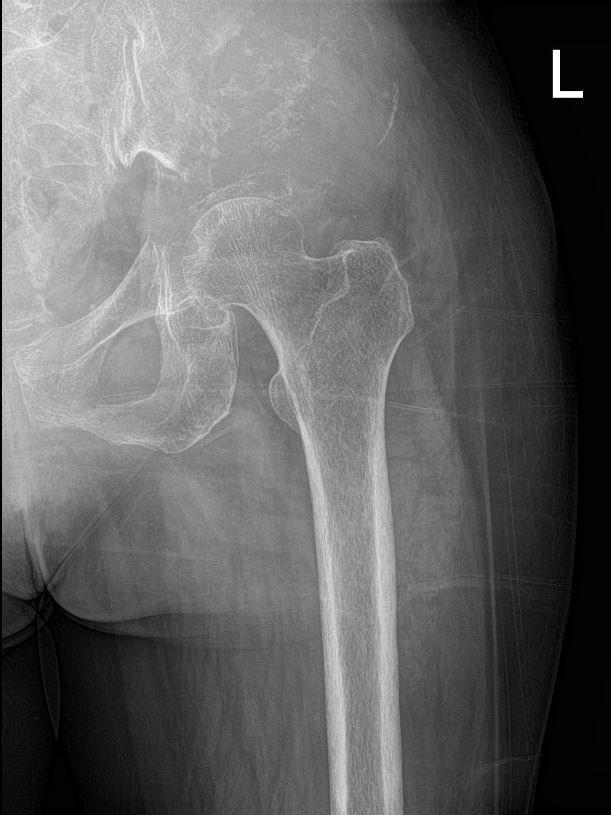
#> input picture data/raw/images/IMG000035.jpeg, 611 x 815 px
$ python -i crop_xray_border.py   (imports and definitions only)
#> lines starting #> are read from the running program, lines starting #| are printed output that depends on the picture; after the words box and inside, x2 and y2 are one past the last pixel; in counts of white or black regions, pixels touching at a corner belong together
#> further down, picture is the input picture: shape (815, 611); min 0, max 255, mean 100.7
from pathlib import Path

import cv2
import numpy as np
import pandas as pd
from tqdm import tqdm


RAW_DIR = Path("data/raw")
IMAGE_DIR = RAW_DIR / "images"
CSV_PATH = RAW_DIR / "dataset.csv"

MASK_DIR = Path("data/processed/masks")

CLEAN_IMAGE_DIR = Path("data/processed/images_clean")
CLEAN_MASK_DIR = Path("data/processed/masks_clean")
REPORT_DIR = Path("data/processed/reports")

# [3 lines not run here, left out]


# [14 lines left out: function find_image_file, not called in this run]


def is_low_information_edge(
    strip: np.ndarray,
    dark_threshold: int = 12,
    bright_threshold: int = 245,
    min_mid_ratio: float = 0.08,
    dark_ratio_threshold: float = 0.55,
    bright_ratio_threshold: float = 0.35,
) -> bool:
    """
    Detect whether an edge strip is likely to be irrelevant border.

    This handles both:
    - black border/background
    - white/saturated border/background

    The decision is image-only and does not use masks.
    """
    if strip.size == 0:
        return False

    strip = strip.astype(np.uint8)

    dark_ratio = float((strip <= dark_threshold).mean())
    bright_ratio = float((strip >= bright_threshold).mean())
    mid_ratio = float(((strip > dark_threshold) & (strip < bright_threshold)).mean())

    # Very dark edge: common black X-ray background
    if dark_ratio >= dark_ratio_threshold and mid_ratio < 0.35:
        return True

    # Very bright/saturated edge: white scanner border / page background
    if bright_ratio >= bright_ratio_threshold and mid_ratio < 0.45:
        return True

    # Edge mostly extreme values, very little useful radiograph content
    if (dark_ratio + bright_ratio) >= 0.80 and mid_ratio <= min_mid_ratio:
        return True

    return False


def is_outer_white_or_gray_frame(
    strip: np.ndarray,
    side: str,
    dark_threshold: int = 25,
    bright_threshold: int = 235,
) -> bool:
    """
    Detect soft white/gray outer frame regions that are not saturated enough
    for the extreme-edge detector.

    This is intentionally conservative because real anatomy can also be bright.
    """
    if strip.size == 0:
        return False

    strip = strip.astype(np.uint8)

    mean_val = float(strip.mean())
    std_val = float(strip.std())
    dark_ratio = float((strip <= dark_threshold).mean())
    bright_ratio = float((strip >= bright_threshold).mean())
    very_bright_ratio = float((strip >= 245).mean())

    # Strong white frame with little dark radiograph content.
    if bright_ratio > 0.45 and dark_ratio < 0.08:
        return True

    # Flat bright/gray frame, including scanner or page-like borders.
    if mean_val > 178 and dark_ratio < 0.03 and std_val < 50:
        return True

    # Horizontal frames can be gray rather than saturated white.
    if side in {"top", "bottom"}:
        if mean_val > 170 and dark_ratio < 0.02 and std_val < 55:
            return True

    # Vertical white frames are often narrow and may include anti-aliased edges.
    if side in {"left", "right"}:
        if mean_val > 185 and dark_ratio < 0.03 and std_val < 55:
            return True
        if very_bright_ratio > 0.25 and dark_ratio < 0.05 and std_val < 85:
            return True

    return False


# [18 lines left out: function is_flat_vertical_frame_extension, not called in this run]


def trim_extreme_edges(
    image_gray: np.ndarray,
    bbox: tuple[int, int, int, int],
    max_trim_ratio: float = 0.20,
    max_vertical_frame_trim_ratio: float = 0.30,
    strip_ratio: float = 0.006,
) -> tuple[int, int, int, int, dict]:
    """
    Refine an image-only bbox by trimming low-information edge artifacts.

    This is designed to remove black/white/gray frame borders from X-ray images.
    It does NOT use mask information.

    Args:
        image_gray: grayscale image
        bbox: initial crop bbox, x1, y1, x2, y2, where x2/y2 are exclusive
        max_trim_ratio: maximum fraction of image size allowed to trim per side
        max_vertical_frame_trim_ratio: extra guarded limit for flat left/right frames
        strip_ratio: strip thickness used to test each edge

    Returns:
        refined bbox and trim metadata
    """
    h, w = image_gray.shape[:2]
    x1, y1, x2, y2 = bbox

    min_crop_w = int(0.25 * w)
    min_crop_h = int(0.25 * h)

    strip = max(4, int(min(h, w) * strip_ratio))

    max_trim_x = int(w * max_trim_ratio)
    max_trim_y = int(h * max_trim_ratio)
    max_vertical_frame_trim_x = int(w * max_vertical_frame_trim_ratio)

    trim_left = 0
    trim_right = 0
    trim_top = 0
    trim_bottom = 0
    extra_trim_left = 0
    extra_trim_right = 0

    # Trim top
    while (
        y1 + strip < y2
        and trim_top < max_trim_y
        and (y2 - (y1 + strip)) >= min_crop_h
    ):
        edge = image_gray[y1 : y1 + strip, x1:x2]
        if not (
            is_low_information_edge(edge)
            or is_outer_white_or_gray_frame(edge, side="top")
        ):
            break
        y1 += strip
        trim_top += strip

    # Trim bottom
    while (
        y2 - strip > y1
        and trim_bottom < max_trim_y
        and ((y2 - strip) - y1) >= min_crop_h
    ):
        edge = image_gray[y2 - strip : y2, x1:x2]
        if not (
            is_low_information_edge(edge)
            or is_outer_white_or_gray_frame(edge, side="bottom")
        ):
            break
        y2 -= strip
        trim_bottom += strip

    # Trim left
    while (
        x1 + strip < x2
        and trim_left < max_trim_x
        and (x2 - (x1 + strip)) >= min_crop_w
    ):
        edge = image_gray[y1:y2, x1 : x1 + strip]
        if not (
            is_low_information_edge(edge)
            or is_outer_white_or_gray_frame(edge, side="left")
        ):
            break
        x1 += strip
        trim_left += strip

    # Trim right
    while (
        x2 - strip > x1
        and trim_right < max_trim_x
        and ((x2 - strip) - x1) >= min_crop_w
    ):
        edge = image_gray[y1:y2, x2 - strip : x2]
        if not (
            is_low_information_edge(edge)
            or is_outer_white_or_gray_frame(edge, side="right")
        ):
            break
        x2 -= strip
        trim_right += strip

    # Extra guarded vertical trim:
    # Some BTXRD images keep a very wide white/gray scanner frame after the
    # regular 20% per-side cap. Only extend left/right trimming when the
    # normal trim already reached the cap and the remaining edge is extremely
    # flat, so real anatomy is unlikely to be removed.
    while (
        x1 + strip < x2
        and trim_left >= max_trim_x
        and trim_left < max_vertical_frame_trim_x
        and (x2 - (x1 + strip)) >= min_crop_w
    ):
        edge = image_gray[y1:y2, x1 : x1 + strip]
        if not is_flat_vertical_frame_extension(edge):
            break
        x1 += strip
        trim_left += strip
        extra_trim_left += strip

    while (
        x2 - strip > x1
        and trim_right >= max_trim_x
        and trim_right < max_vertical_frame_trim_x
        and ((x2 - strip) - x1) >= min_crop_w
    ):
        edge = image_gray[y1:y2, x2 - strip : x2]
        if not is_flat_vertical_frame_extension(edge):
            break
        x2 -= strip
        trim_right += strip
        extra_trim_right += strip

    meta = {
        "edge_trim_top": trim_top,
        "edge_trim_bottom": trim_bottom,
        "edge_trim_left": trim_left,
        "edge_trim_right": trim_right,
        "edge_trim_total": trim_top + trim_bottom + trim_left + trim_right,
        "extra_vertical_frame_trim_left": extra_trim_left,
        "extra_vertical_frame_trim_right": extra_trim_right,
        "extra_vertical_frame_trim_total": extra_trim_left + extra_trim_right,
    }

    return x1, y1, x2, y2, meta


def detect_foreground_bbox(
    image_gray: np.ndarray,
    margin_ratio: float = 0.03,
    min_area_ratio: float = 0.05,
) -> tuple[int, int, int, int, bool, str, dict]:
    """
    Detect the main radiograph foreground and return an image-only crop bbox.

    Important:
    - This function uses only image intensity.
    - It does not use mask information.
    - x2, y2 are exclusive coordinates.

    Returns:
        x1, y1, x2, y2, fallback, reason, edge_trim_meta
    """
#> called with margin_ratio = 0.03, min_area_ratio = 0.05
    h, w = image_gray.shape[:2]
#> h = 815; w = 611

    empty_trim_meta = {
        "edge_trim_top": 0,
        "edge_trim_bottom": 0,
        "edge_trim_left": 0,
        "edge_trim_right": 0,
        "edge_trim_total": 0,
        "extra_vertical_frame_trim_left": 0,
        "extra_vertical_frame_trim_right": 0,
        "extra_vertical_frame_trim_total": 0,
    }

    if h == 0 or w == 0:
        return 0, 0, w, h, True, "invalid_image_size", empty_trim_meta

    # Light denoising
    blur = cv2.GaussianBlur(image_gray, (5, 5), 0)

    # Contrast normalization for more stable thresholding
    norm = cv2.normalize(blur, None, 0, 255, cv2.NORM_MINMAX)

    # Otsu threshold. X-ray foreground is usually brighter than black borders.
    _, binary = cv2.threshold(norm, 0, 255, cv2.THRESH_BINARY + cv2.THRESH_OTSU)
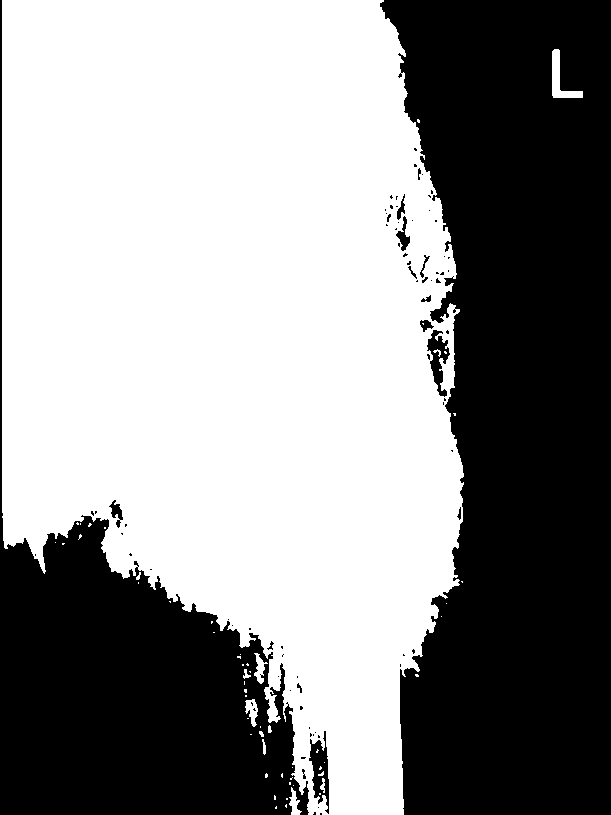
#> binary: shape (815, 611); 56.7% white; 81 black regions (65 under 20 px), largest, box (x1, y1, x2, y2) and area: (380, 0, 611, 815) 146096, (0, 0, 309, 815) 67030, (309, 731, 329, 814) 835

    # Morphological cleanup
    kernel_size = max(3, int(min(h, w) * 0.01))
#> kernel_size = 6
    if kernel_size % 2 == 0:
        kernel_size += 1
#> kernel_size = 7

    kernel = cv2.getStructuringElement(cv2.MORPH_ELLIPSE, (kernel_size, kernel_size))

    binary = cv2.morphologyEx(binary, cv2.MORPH_OPEN, kernel)
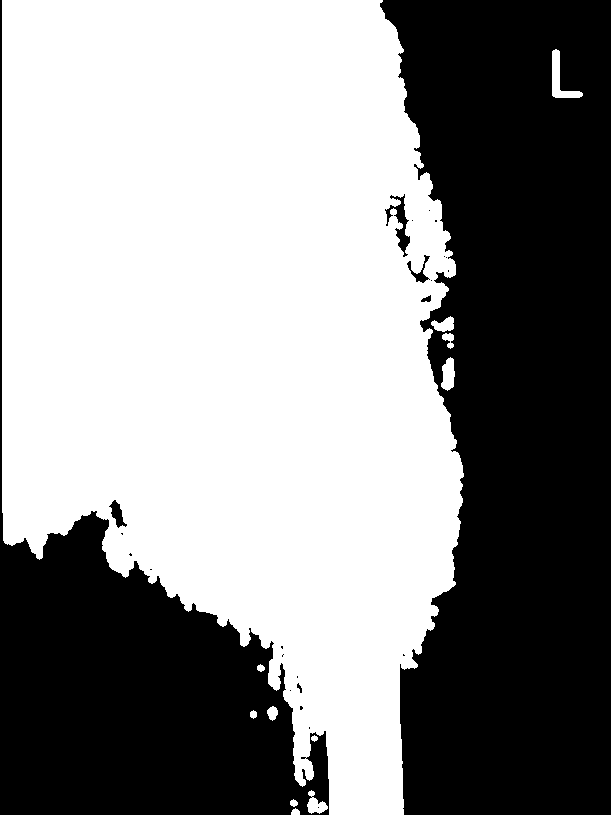
#> binary: shape (815, 611); 56% white; 25 black regions (18 under 20 px), largest, box (x1, y1, x2, y2) and area: (380, 0, 611, 815) 148139, (0, 0, 329, 815) 69785, (385, 194, 410, 257) 520
    binary = cv2.morphologyEx(binary, cv2.MORPH_CLOSE, kernel)
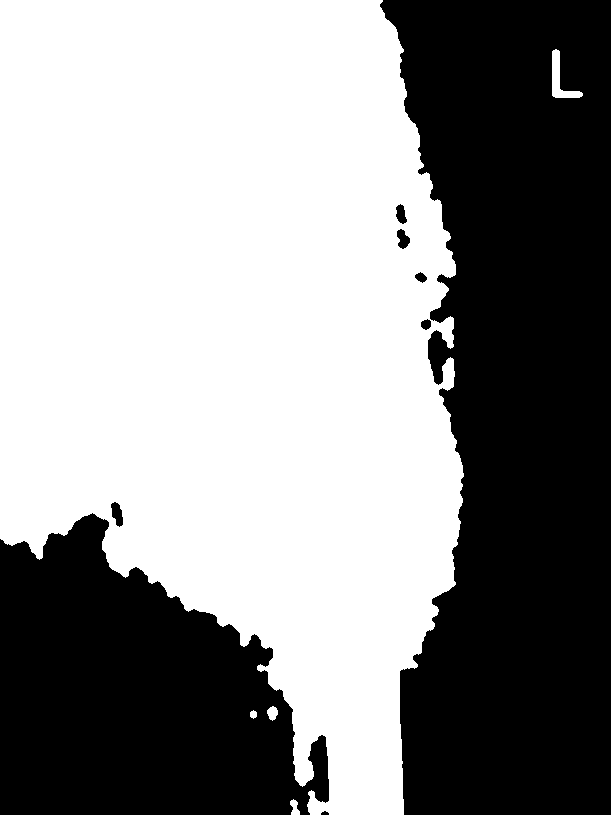
#> binary: shape (815, 611); 56.5% white; 8 black regions, largest, box (x1, y1, x2, y2) and area: (380, 0, 611, 815) 147756, (0, 513, 329, 815) 68164, (111, 502, 123, 527) 196

    num_labels, labels, stats, _ = cv2.connectedComponentsWithStats(binary, connectivity=8)
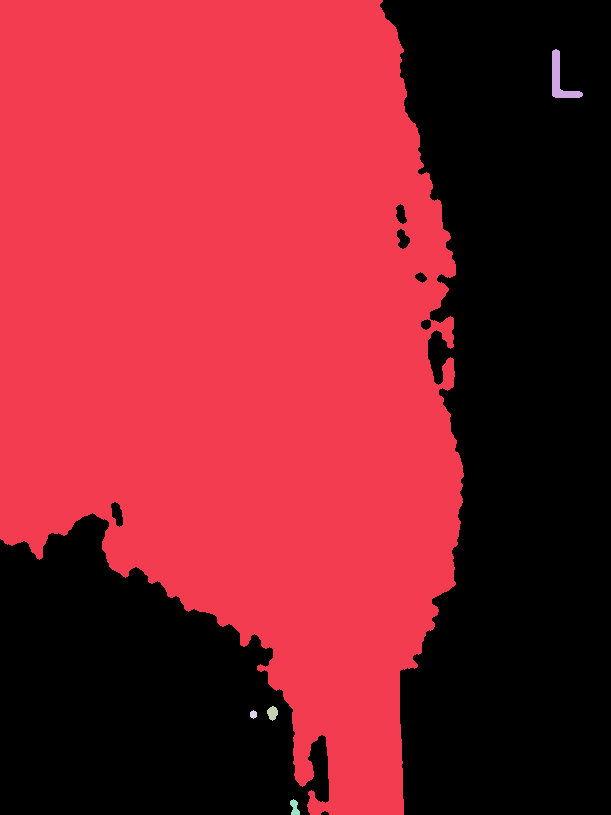
#> labels: shape (815, 611) int32; 6 distinct labels, from 0 to 5; one colour per label, 0 black
#> num_labels = 6; stats = [[0, 0, 611, 815, 216622], [0, 0, 464, 815, 280541], [552, 49, 31, 49, 537], [267, 706, 11, 15, 115], [250, 710, 7, 9, 47], [290, 799, 10, 16, 103]]

    if num_labels <= 1:
        # Even when foreground detection fails, try edge trimming on the full image.
        x1, y1, x2, y2, trim_meta = trim_extreme_edges(image_gray, (0, 0, w, h))
        return x1, y1, x2, y2, True, "no_foreground_component", trim_meta

    image_area = h * w
#> image_area = 497965
    min_area = image_area * min_area_ratio
#> min_area = 24898.2

    selected_boxes = []

    for label_id in range(1, num_labels):
        x, y, bw, bh, area = stats[label_id]

        if area < min_area:
            continue

        selected_boxes.append((x, y, x + bw, y + bh, area))
#> this loop made 5 passes
#> after the loop, selected_boxes = [(0, 0, 464, 815, 280541)]

    if len(selected_boxes) == 0:
        # If no large component is found, use full image but still trim extreme edges.
        x1, y1, x2, y2, trim_meta = trim_extreme_edges(image_gray, (0, 0, w, h))
        return x1, y1, x2, y2, True, "no_component_large_enough", trim_meta

    x1 = min(box[0] for box in selected_boxes)
#> x1 = 0
    y1 = min(box[1] for box in selected_boxes)
#> y1 = 0
    x2 = max(box[2] for box in selected_boxes)
#> x2 = 464
    y2 = max(box[3] for box in selected_boxes)
#> y2 = 815

    margin_x = int(w * margin_ratio)
#> margin_x = 18
    margin_y = int(h * margin_ratio)
#> margin_y = 24

    x1 = max(0, x1 - margin_x)
    y1 = max(0, y1 - margin_y)
    x2 = min(w, x2 + margin_x)
#> x2 = 482
    y2 = min(h, y2 + margin_y)

    crop_w = x2 - x1
#> crop_w = 482
    crop_h = y2 - y1
#> crop_h = 815
    crop_area_ratio = (crop_w * crop_h) / image_area
#> crop_area_ratio = 0.789

    # Safety checks: avoid aggressive over-cropping
    if crop_w < 0.25 * w or crop_h < 0.25 * h:
        x1, y1, x2, y2, trim_meta = trim_extreme_edges(image_gray, (0, 0, w, h))
        return x1, y1, x2, y2, True, "crop_too_small", trim_meta

    # If crop is almost the full image, keep full image but still trim extreme edges.
    if crop_area_ratio > 0.98:
        x1, y1, x2, y2, trim_meta = trim_extreme_edges(image_gray, (0, 0, w, h))
        reason = "almost_full_image_edge_trimmed" if trim_meta["edge_trim_total"] > 0 else "almost_full_image"
        return x1, y1, x2, y2, True, reason, trim_meta

    # New refinement step:
    # Remove low-information black/white edge artifacts after initial foreground crop.
    x1_refined, y1_refined, x2_refined, y2_refined, trim_meta = trim_extreme_edges(
        image_gray,
        (x1, y1, x2, y2),
    )
#> in trim_extreme_edges, `x1, y1, x2, y2 = bbox`: x1 = 0; x2 = 482; y2 = 815
#> the loop in trim_extreme_edges, `while ( y1 + strip < y2 and trim_top < max_trim_y and (y2 - (y1 + stri..` made 1 pass
#> (mid_ratio in is_low_information_edge, mean_val in is_outer_white_or_gray_frame, std_val in is_outer_white_or_gray_frame, very_bright_ratio in is_outer_white_or_gray_frame) on pass 1: (0.926, 140.7, 60.77, 0)
#> after the loop in trim_extreme_edges, `while (`: trim_top = 0
#> the loop in trim_extreme_edges, `while ( y2 - strip > y1 and trim_bottom < max_trim_y and ((y2 - strip)..` made 1 pass
#> (mid_ratio in is_low_information_edge, mean_val in is_outer_white_or_gray_frame, std_val in is_outer_white_or_gray_frame, very_bright_ratio in is_outer_white_or_gray_frame) on pass 1: (0.739, 59.43, 47.37, 0)
#> after the loop in trim_extreme_edges, `while (`: y2 = 815
#> the loop in trim_extreme_edges, `while ( x1 + strip < x2 and trim_left < max_trim_x and (x2 - (x1 + str..` made 1 pass
#> (mid_ratio in is_low_information_edge, mean_val in is_outer_white_or_gray_frame, std_val in is_outer_white_or_gray_frame, very_bright_ratio in is_outer_white_or_gray_frame) on pass 1: (0.469, 66.16, 82.8, 0)
#> after the loop in trim_extreme_edges, `while (`: trim_left = 0
#> the loop in trim_extreme_edges, `while ( x2 - strip > x1 and trim_right < max_trim_x and ((x2 - strip) ..` made 1 pass
#> (mid_ratio in is_low_information_edge, mean_val in is_outer_white_or_gray_frame, std_val in is_outer_white_or_gray_frame, very_bright_ratio in is_outer_white_or_gray_frame) on pass 1: (0.945, 60.02, 20.11, 0)
#> after the loop in trim_extreme_edges, `while (`: x2 = 482
#> after the loop in trim_extreme_edges, `while (`: extra_trim_left = 0
#> after the loop in trim_extreme_edges, `while (`: x2 = 482
#> in trim_extreme_edges, `meta = { "edge_trim_top": trim_top, "edge_trim_bottom": trim_bottom, "..`: meta = {'edge_trim_top': 0, 'edge_trim_bottom': 0, 'edge_trim_left': 0, 'edge_trim_right': 0, 'edge_trim_total': 0, 'extra_vertical_frame_trim_left': 0, 'extra_vertical_frame_trim_right': 0, 'extra_vertical_frame_trim_total': 0}
#> x1_refined = 0; y1_refined = 0; x2_refined = 482; y2_refined = 815; trim_meta has the same summary as meta in trim_extreme_edges

    if trim_meta["edge_trim_total"] > 0:
        return x1_refined, y1_refined, x2_refined, y2_refined, False, "ok_edge_trimmed", trim_meta

    return x1, y1, x2, y2, False, "ok", trim_meta


# [137 lines left out: function main, not called in this run]


# [2 lines not run here, left out]

>>> import cv2
>>> picture = cv2.imread('../../data/raw/images/IMG000035.jpeg', cv2.IMREAD_GRAYSCALE)
>>> result = detect_foreground_bbox(picture)
#> result = 7 items, first 6: 0, 0, 482, 815, False, 'ok'
